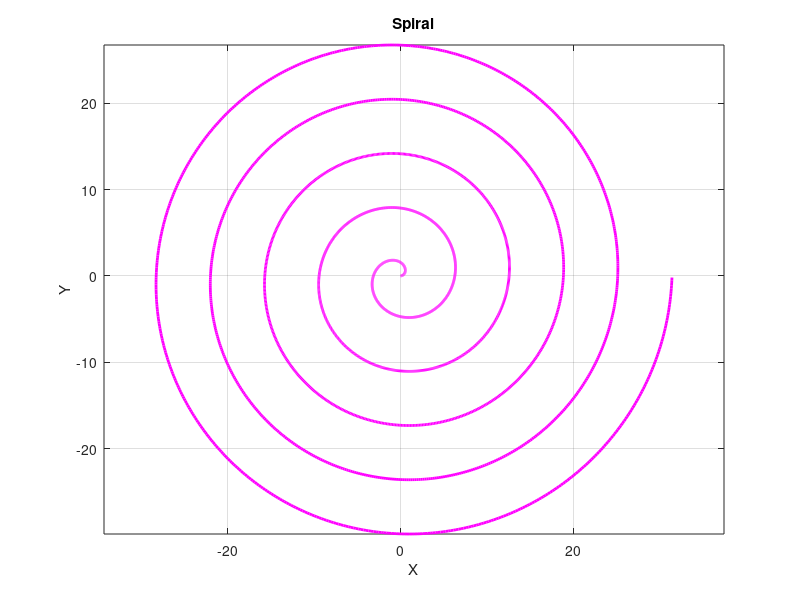

The MATLAB script that drew this image:

t = 0:0.01:10*pi;

x = t.*cos(t);
y = t.*sin(t);

plot(x,y,'m','LineWidth',2);
title('Spiral');
xlabel('X');
ylabel('Y');
grid on;
axis equal;
